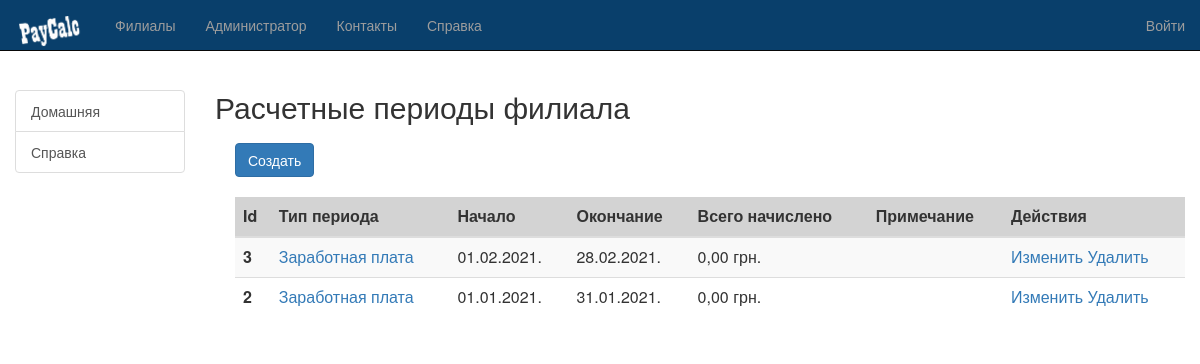
Screenshot of /opt/period/ with the database file from the repository.
### opt/models.py (models this page shows, shortened)
class MainMenue(models.Model):
    menue_name = models.CharField(max_length=80,
                                blank=False,
                                db_index=True,
                                unique=True,
                                verbose_name='Название',
                                help_text='*обязательное уникальное поле, не более 80 символов')
    menue_sort = models.IntegerField(blank=False,
                                db_index=True,
                                unique=True,
                                verbose_name='Сортировка',
                                help_text='*обязательное уникальное поле, целое число')
    menue_parent = models.IntegerField(blank=True,
                                default=0,
                                db_index=True,
                                unique=False,
                                verbose_name='Родительский элемент',
                                help_text='*необязательное поле, целое число')
    menue_url = models.CharField(max_length=256,
                                blank=False,
                                verbose_name='Ссылка на страницу',
                                help_text='*обязательное поле, не более 256 символов')
    menue_icon = models.CharField(max_length=256,
                                blank=True,
                                verbose_name='Ссылка на иконку',
                                help_text='*необязательное поле, не более 256 символов')
    menue_help = models.CharField(max_length=256,
                                blank=True,
                                verbose_name='Вспомогательный текст',
                                help_text='*необязательное поле, не более 256 символов')
    menue_access = models.CharField(max_length=256,
                                blank=True,
                                verbose_name='Кортеж с группами доступа (разрешения)',
                                help_text='*необязательное поле, не более 256 символов')
    creator = models.ForeignKey(User, on_delete=models.PROTECT, null=False, default=4, verbose_name='Создатель')
    insertDateTime = models.DateTimeField(default=timezone.now, null=False, verbose_name='Создано')
    class Meta:
        verbose_name_plural = 'Пункты меню'  # название модели во множественном числе
        verbose_name = 'Пункт меню'  # название модели в единственном числе
        ordering = ['menue_sort']  # последовательность полей, для сортировки записей

class Period(models.Model):
    period_type = models.ForeignKey(PeriodType,
                                    on_delete=models.PROTECT,
                                    related_name='periods',
                                    null=False,
                                    default=1,
                                    db_index=True,
                                    blank=False,
                                    verbose_name='Тип периода')
    start_date = models.DateField(db_index=True, blank=False, verbose_name='Начало периода')
    end_date = models.DateField(db_index=True, null=True, blank=True, verbose_name='Окончание периода')
    note = models.TextField(default='', blank=True, verbose_name='Примечание')
    creator = models.ForeignKey(User, on_delete=models.PROTECT, null=False, default=1, verbose_name='Создатель')
    insertDateTime = models.DateTimeField(default=timezone.now, null=False, verbose_name='Создано')
    def get_absolute_url(self):
        return f'/opt/period/{self.pk}/'
    class Meta:
        unique_together = ('period_type', 'start_date', 'end_date')
        verbose_name_plural = 'Расчетные периоды'  # название модели во множественном числе
        verbose_name = 'Расчетный период'  # название модели в единственном числе
        ordering = ['-start_date', 'period_type']  # последовательность полей, для сортировки записей

class PeriodType(models.Model):
    type_name = models.CharField(max_length=256, blank=False, db_index=True, verbose_name='Название типа')
    note = models.TextField(default='', blank=True, verbose_name='Примечание')
    def __str__(self):
        return self.type_name
    class Meta:
        verbose_name_plural = 'Типы периодов'  # название модели во множественном числе
        verbose_name = 'Тип периода'  # название модели в единственном числе
        ordering = ['type_name']  # последовательность полей, для сортировки записей

### opt/views.py (the view)
# urls.py: path('period/', period_list, name='period_list'),
def period_list(request):
    periods = Period.objects.all()
    return render(request, "opt/period/list.html", {'period_list': periods})

### opt/templates/opt/period/list.html (shortened to what this page needs)
{% extends "base_generic.html" %}
{% block content %}
    <h2>Расчетные периоды филиала</h2>
    <div style="margin-left:20px; margin-top:20px">
        <div>
            <form action="" method="post">
                <div class="btn-group" role="group">
                    <button id="btnGroupDrop1" type="button" class="btn btn-primary dropdown-toggle" data-toggle="dropdown" aria-haspopup="true" aria-expanded="false">
                        Создать
                    </button>
                </div>
            </form>
        </div>
    </div>
    {% if period_list %}
        <div style="margin-left:20px;margin-top:20px">
            <table class="table table-sm table-striped">
                <thead style="background-color:lightgray">
                    <tr>
                        <th scope="col">Id</th>
                        <th scope="col">Тип периода</th>
                        <th scope="col">Начало</th>
                        <th scope="col">Окончание</th>
                        <th scope="col">Всего начислено</th>
                        <th scope="col">Примечание</th>
                        <th scope="col">Действия</th>
                    </tr>
                </thead>
                <tbody class="table">
                    {% for p in period_list %}
                        <tr>
                            <th scope="row">{{ p.pk }}</th>
                            <td><a href="{{ p.get_absolute_url }}">{{ p.period_type }}</a></td>
                            <td>{{ p.start_date|date:"d.m.Y."}}</td>
                            <td>{{ p.end_date|date:"d.m.Y."}}</td>
                            <td>0,00 грн.</td>
                            <td>{{ p.note}}</td>
                            <td>
                                <a href="{{ p.get_absolute_url }}edit/">Изменить</a>
                                <a href="{{ p.get_absolute_url }}delete/">Удалить</a>
                            </td>
                        </tr>
                    {% endfor %}
                </tbody>
            {% else %}
              <p>Нет периодов в базе данных.</p>
            {% endif %}
        </table>
    </div>
{% endblock %}

### opt/templates/base_generic.html (shortened to what this page needs)
﻿<!DOCTYPE html>
<html lang="en">
<head>
    <link rel="stylesheet" href="https://maxcdn.bootstrapcdn.com/bootstrap/3.3.7/css/bootstrap.min.css">
    {% load static %}
        <link rel="stylesheet" href="{% static 'css/styles.css' %}">
</head>
<body>
   <nav class="navbar navbar-inverse navbar-fixed-top">
        <div class="container-fluid">
            <div class="navbar-header">
                <a class="navbar-brand" href="/opt/">
                    <img src="{% static 'Images/' %}/paycalc-logo.png" alt="PayCalc" style="width:70px;">
                </a>
            </div>
            <div id="navbar" class="navbar-collapse collapse">
                <ul class="nav navbar-nav navbar-left">
                    <li>
                        <a href="/">Филиалы</a>
                    </li>
                    <li>
                        <a href="/admin/">Администратор</a>
                    </li>
                    <li>
                        <a href="#">Контакты</a>
                    </li>
                    <li>
                        <a href="#">Справка</a>
                    </li>
                </ul>
                <ul class="nav navbar-nav navbar-right">
                    {% if user.is_authenticated %}
                        <li>
                            <p class="navbar-text">Пользователь: {{ user.get_username }}</p>
                        </li>
                        <li>
                            <a href="{% url 'logout'%}?next={{request.path}}">Выйти</a>
                        </li>
                    {% else %}
                        <li>
                            <a href="{% url 'login'%}?next={{request.path}}">Войти</a>
                        </li>
                    {% endif %}
                </ul>
            </div>
        </div>
   </nav>
    <div class="container-fluid">
        <div class="row">
            <div class="col-sm-2 sidebar">
                {% block sidebar %}
                <div class="list-group" id="list-tab" role="tablist">
                    {% for menue_obj in menue_list %}
                        {% if request.path == menue_obj.menue_url %}
                        <a class="list-group-item list-group-item-action active"
                            id="list-home-list"
                            data-bs-toggle="list"
                            href="{{ menue_obj.menue_url }}"
                            role="tab">{{ menue_obj.menue_name }}
                        </a>
                        {% else %}
                        <a class="list-group-item list-group-item-action"
                            id="list-home-list"
                            data-bs-toggle="list"
                            href="{{ menue_obj.menue_url }}"
                            role="tab">{{ menue_obj.menue_name }}
                        </a>
                        {% endif %}
                    {% endfor %}
                </div>
                {% endblock %}
            </div>
            <div class="col-sm-10 ">
                {% block content %}
                {% endblock %}
            </div>
        </div>
    </div>
</body>
</html>

### opt/static/css/styles.css (style rules this page uses)
.list-group { margin-top: 20px; padding: 0; list-style: inside; }
.navbar-inverse { background-color: #093f6b; }
.row { margin-top: 50px; }

### rows the page displays
MainMenue: menue_name "Домашняя"
MainMenue: menue_name "Справка"
Period: pk "3", period_type "Заработная плата", start_date "01.02.2021.", end_date "28.02.2021."
Period: pk "2", period_type "Заработная плата", start_date "01.01.2021.", end_date "31.01.2021."
